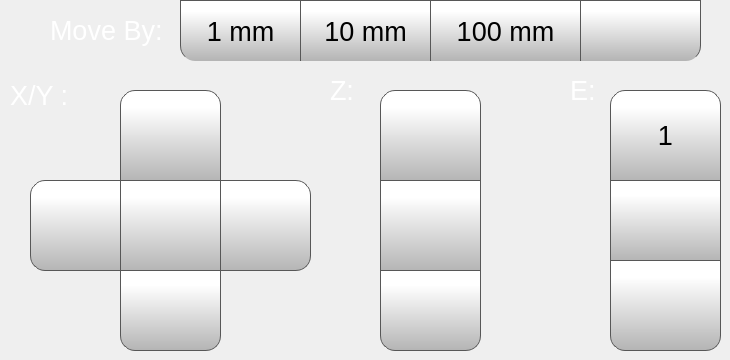
   <widget class="QWidget" name="motionTab">
    <attribute name="icon">
     <iconset resource="../resources/resource.qrc">
      <normaloff>:/Icons/img/icons/Motion.png</normaloff>:/Icons/img/icons/Motion.png</iconset>
    </attribute>
    <attribute name="title">
     <string/>
    </attribute>
    <widget class="QPushButton" name="step1mmButton">
     <property name="geometry">
      <rect>
       <x>180</x>
       <y>0</y>
       <width>121</width>
       <height>61</height>
      </rect>
     </property>
     <property name="minimumSize">
      <size>
       <width>0</width>
       <height>0</height>
      </size>
     </property>
     <property name="font">
      <font>
       <family>MS Shell Dlg 2</family>
       <pointsize>20</pointsize>
      </font>
     </property>
     <property name="styleSheet">
      <string notr="true">QPushButton {
     border: 1px solid rgb(87, 87, 87);
     border-bottom: none; /* no border for a flat push button */
border-bottom-left-radius: 15px;
	background-color: qlineargradient(spread:pad, x1:0, y1:1, x2:0, y2:0.188, stop:0 rgba(180, 180, 180, 255), stop:1 rgba(255, 255, 255, 255));
}

QPushButton:pressed {
    background-color: qlineargradient(x1: 0, y1: 0, x2: 0, y2: 1,
                                      stop: 0 #dadbde, stop: 1 #f6f7fa);
}

QPushButton:flat {
    border-bottom: none; /* no border for a flat push button */
    background-color: qlineargradient(x1: 0, y1: 0, x2: 0, y2: 1,
                                      stop: 0 #dadbde, stop: 1 #f6f7fa);
}

QPushButton:default {
    border-color: navy; /* make the default button prominent */
}

QPushButton:focus {
	outline: none;
}</string>
     </property>
     <property name="text">
      <string>1 mm</string>
     </property>
     <property name="iconSize">
      <size>
       <width>40</width>
       <height>40</height>
      </size>
     </property>
     <property name="checkable">
      <bool>false</bool>
     </property>
     <property name="autoDefault">
      <bool>false</bool>
     </property>
     <property name="default">
      <bool>false</bool>
     </property>
     <property name="flat">
      <bool>false</bool>
     </property>
    </widget>
    <widget class="QPushButton" name="step10mmButton">
     <property name="geometry">
      <rect>
       <x>300</x>
       <y>0</y>
       <width>131</width>
       <height>61</height>
      </rect>
     </property>
     <property name="minimumSize">
      <size>
       <width>0</width>
       <height>0</height>
      </size>
     </property>
     <property name="font">
      <font>
       <family>MS Shell Dlg 2</family>
       <pointsize>20</pointsize>
      </font>
     </property>
     <property name="styleSheet">
      <string notr="true">QPushButton {
     border: 1px solid rgb(87, 87, 87);
     border-bottom: none; /* no border for a flat push button */

	background-color: qlineargradient(spread:pad, x1:0, y1:1, x2:0, y2:0.188, stop:0 rgba(180, 180, 180, 255), stop:1 rgba(255, 255, 255, 255));
}

QPushButton:pressed {
    background-color: qlineargradient(x1: 0, y1: 0, x2: 0, y2: 1,
                                      stop: 0 #dadbde, stop: 1 #f6f7fa);
}

QPushButton:flat {
    border-bottom: none; /* no border for a flat push button */
    background-color: qlineargradient(x1: 0, y1: 0, x2: 0, y2: 1,
                                      stop: 0 #dadbde, stop: 1 #f6f7fa);
}

QPushButton:default {
    border-color: navy; /* make the default button prominent */
}

QPushButton:focus {
	outline: none;
}</string>
     </property>
     <property name="text">
      <string>10 mm</string>
     </property>
     <property name="iconSize">
      <size>
       <width>40</width>
       <height>40</height>
      </size>
     </property>
     <property name="checkable">
      <bool>false</bool>
     </property>
     <property name="autoDefault">
      <bool>false</bool>
     </property>
     <property name="default">
      <bool>false</bool>
     </property>
     <property name="flat">
      <bool>false</bool>
     </property>
    </widget>
    <widget class="QPushButton" name="step100mmButton">
     <property name="geometry">
      <rect>
       <x>430</x>
       <y>0</y>
       <width>151</width>
       <height>61</height>
      </rect>
     </property>
     <property name="minimumSize">
      <size>
       <width>0</width>
       <height>0</height>
      </size>
     </property>
     <property name="font">
      <font>
       <family>MS Shell Dlg 2</family>
       <pointsize>20</pointsize>
      </font>
     </property>
     <property name="styleSheet">
      <string notr="true">QPushButton {
     border: 1px solid rgb(87, 87, 87);
     border-bottom: none; /* no border for a flat push button */

	background-color: qlineargradient(spread:pad, x1:0, y1:1, x2:0, y2:0.188, stop:0 rgba(180, 180, 180, 255), stop:1 rgba(255, 255, 255, 255));
}

QPushButton:pressed {
    background-color: qlineargradient(x1: 0, y1: 0, x2: 0, y2: 1,
                                      stop: 0 #dadbde, stop: 1 #f6f7fa);
}

QPushButton:flat {
    border-bottom: none; /* no border for a flat push button */
    background-color: qlineargradient(x1: 0, y1: 0, x2: 0, y2: 1,
                                      stop: 0 #dadbde, stop: 1 #f6f7fa);
}

QPushButton:default {
    border-color: navy; /* make the default button prominent */
}

QPushButton:focus {
	outline: none;
}</string>
     </property>
     <property name="text">
      <string>100 mm</string>
     </property>
     <property name="iconSize">
      <size>
       <width>40</width>
       <height>40</height>
      </size>
     </property>
     <property name="checkable">
      <bool>true</bool>
     </property>
     <property name="checked">
      <bool>false</bool>
     </property>
     <property name="autoDefault">
      <bool>false</bool>
     </property>
     <property name="default">
      <bool>false</bool>
     </property>
     <property name="flat">
      <bool>false</bool>
     </property>
    </widget>
    <widget class="QPushButton" name="moveYPButton">
     <property name="geometry">
      <rect>
       <x>120</x>
       <y>90</y>
       <width>101</width>
       <height>91</height>
      </rect>
     </property>
     <property name="minimumSize">
      <size>
       <width>0</width>
       <height>0</height>
      </size>
     </property>
     <property name="font">
      <font>
       <family>MS Shell Dlg 2</family>
       <pointsize>20</pointsize>
      </font>
     </property>
     <property name="styleSheet">
      <string notr="true">QPushButton {
     border: 1px solid rgb(87, 87, 87);

	background-color: qlineargradient(spread:pad, x1:0, y1:1, x2:0, y2:0.188, stop:0 rgba(180, 180, 180, 255), stop:1 rgba(255, 255, 255, 255));
	border-top-left-radius: 15px;
	border-top-right-radius: 15px;
}

QPushButton:pressed {
    background-color: qlineargradient(x1: 0, y1: 0, x2: 0, y2: 1,
                                      stop: 0 #dadbde, stop: 1 #f6f7fa);
}

QPushButton:flat {
    border: none; /* no border for a flat push button */
}

QPushButton:default {
    border-color: navy; /* make the default button prominent */
}
QPushButton:focus {
	outline: none;
}</string>
     </property>
     <property name="text">
      <string/>
     </property>
     <property name="icon">
      <iconset resource="../resources/resource.qrc">
       <normaloff>:/Navigation/img/Navigation/arrows.png</normaloff>:/Navigation/img/Navigation/arrows.png</iconset>
     </property>
     <property name="iconSize">
      <size>
       <width>40</width>
       <height>40</height>
      </size>
     </property>
     <property name="checkable">
      <bool>false</bool>
     </property>
     <property name="autoDefault">
      <bool>false</bool>
     </property>
     <property name="default">
      <bool>false</bool>
     </property>
     <property name="flat">
      <bool>false</bool>
     </property>
    </widget>
    <widget class="QPushButton" name="moveYMButton">
     <property name="geometry">
      <rect>
       <x>120</x>
       <y>270</y>
       <width>101</width>
       <height>81</height>
      </rect>
     </property>
     <property name="minimumSize">
      <size>
       <width>0</width>
       <height>0</height>
      </size>
     </property>
     <property name="font">
      <font>
       <family>MS Shell Dlg 2</family>
       <pointsize>20</pointsize>
      </font>
     </property>
     <property name="styleSheet">
      <string notr="true">QPushButton {
     border: 1px solid rgb(87, 87, 87);

	background-color: qlineargradient(spread:pad, x1:0, y1:1, x2:0, y2:0.188, stop:0 rgba(180, 180, 180, 255), stop:1 rgba(255, 255, 255, 255));
	border-bottom-left-radius: 15px;
	border-bottom-right-radius: 15px;
}

QPushButton:pressed {
    background-color: qlineargradient(x1: 0, y1: 0, x2: 0, y2: 1,
                                      stop: 0 #dadbde, stop: 1 #f6f7fa);
}

QPushButton:flat {
    border: none; /* no border for a flat push button */
}

QPushButton:default {
    border-color: navy; /* make the default button prominent */
}

QPushButton:focus {
	outline: none;
}</string>
     </property>
     <property name="text">
      <string/>
     </property>
     <property name="icon">
      <iconset resource="../resources/resource.qrc">
       <normaloff>:/Navigation/img/Navigation/arrows-5.png</normaloff>:/Navigation/img/Navigation/arrows-5.png</iconset>
     </property>
     <property name="iconSize">
      <size>
       <width>40</width>
       <height>40</height>
      </size>
     </property>
     <property name="checkable">
      <bool>false</bool>
     </property>
     <property name="autoDefault">
      <bool>false</bool>
     </property>
     <property name="default">
      <bool>false</bool>
     </property>
     <property name="flat">
      <bool>false</bool>
     </property>
    </widget>
    <widget class="QPushButton" name="moveXPButton">
     <property name="geometry">
      <rect>
       <x>220</x>
       <y>180</y>
       <width>91</width>
       <height>91</height>
      </rect>
     </property>
     <property name="minimumSize">
      <size>
       <width>0</width>
       <height>0</height>
      </size>
     </property>
     <property name="font">
      <font>
       <family>MS Shell Dlg 2</family>
       <pointsize>20</pointsize>
      </font>
     </property>
     <property name="styleSheet">
      <string notr="true">QPushButton {
     border: 1px solid rgb(87, 87, 87);

	background-color: qlineargradient(spread:pad, x1:0, y1:1, x2:0, y2:0.188, stop:0 rgba(180, 180, 180, 255), stop:1 rgba(255, 255, 255, 255));
	border-top-right-radius: 15px;
	border-bottom-right-radius: 15px;
}

QPushButton:pressed {
    background-color: qlineargradient(x1: 0, y1: 0, x2: 0, y2: 1,
                                      stop: 0 #dadbde, stop: 1 #f6f7fa);
}

QPushButton:flat {
    border: none; /* no border for a flat push button */
}

QPushButton:default {
    border-color: navy; /* make the default button prominent */
}

QPushButton:focus {
	outline: none;
}</string>
     </property>
     <property name="text">
      <string/>
     </property>
     <property name="icon">
      <iconset resource="../resources/resource.qrc">
       <normaloff>:/Navigation/img/Navigation/arrows-2.png</normaloff>:/Navigation/img/Navigation/arrows-2.png</iconset>
     </property>
     <property name="iconSize">
      <size>
       <width>40</width>
       <height>40</height>
      </size>
     </property>
     <property name="checkable">
      <bool>false</bool>
     </property>
     <property name="autoDefault">
      <bool>false</bool>
     </property>
     <property name="default">
      <bool>false</bool>
     </property>
     <property name="flat">
      <bool>false</bool>
     </property>
    </widget>
    <widget class="QPushButton" name="moveXMButton">
     <property name="geometry">
      <rect>
       <x>30</x>
       <y>180</y>
       <width>91</width>
       <height>91</height>
      </rect>
     </property>
     <property name="minimumSize">
      <size>
       <width>0</width>
       <height>0</height>
      </size>
     </property>
     <property name="font">
      <font>
       <family>MS Shell Dlg 2</family>
       <pointsize>20</pointsize>
      </font>
     </property>
     <property name="styleSheet">
      <string notr="true">QPushButton {
     border: 1px solid rgb(87, 87, 87);

	background-color: qlineargradient(spread:pad, x1:0, y1:1, x2:0, y2:0.188, stop:0 rgba(180, 180, 180, 255), stop:1 rgba(255, 255, 255, 255));
	border-top-left-radius: 15px;
	border-bottom-left-radius: 15px;
}

QPushButton:pressed {
    background-color: qlineargradient(x1: 0, y1: 0, x2: 0, y2: 1,
                                      stop: 0 #dadbde, stop: 1 #f6f7fa);
}

QPushButton:flat {
    border: none; /* no border for a flat push button */
}

QPushButton:default {
    border-color: navy; /* make the default button prominent */
}

QPushButton:focus {
	outline: none;
}</string>
     </property>
     <property name="text">
      <string/>
     </property>
     <property name="icon">
      <iconset resource="../resources/resource.qrc">
       <normaloff>:/Navigation/img/Navigation/arrows-4.png</normaloff>:/Navigation/img/Navigation/arrows-4.png</iconset>
     </property>
     <property name="iconSize">
      <size>
       <width>40</width>
       <height>40</height>
      </size>
     </property>
     <property name="checkable">
      <bool>false</bool>
     </property>
     <property name="autoDefault">
      <bool>false</bool>
     </property>
     <property name="default">
      <bool>false</bool>
     </property>
     <property name="flat">
      <bool>false</bool>
     </property>
    </widget>
    <widget class="QPushButton" name="homeXYButton">
     <property name="geometry">
      <rect>
       <x>120</x>
       <y>180</y>
       <width>101</width>
       <height>91</height>
      </rect>
     </property>
     <property name="minimumSize">
      <size>
       <width>0</width>
       <height>0</height>
      </size>
     </property>
     <property name="font">
      <font>
       <family>MS Shell Dlg 2</family>
       <pointsize>20</pointsize>
      </font>
     </property>
     <property name="styleSheet">
      <string notr="true">QPushButton {
     border: 1px solid rgb(87, 87, 87);

	background-color: qlineargradient(spread:pad, x1:0, y1:1, x2:0, y2:0.188, stop:0 rgba(180, 180, 180, 255), stop:1 rgba(255, 255, 255, 255));
}

QPushButton:pressed {
    background-color: qlineargradient(x1: 0, y1: 0, x2: 0, y2: 1,
                                      stop: 0 #dadbde, stop: 1 #f6f7fa);
}

QPushButton:flat {
    border: none; /* no border for a flat push button */
}

QPushButton:default {
    border-color: navy; /* make the default button prominent */
}

QPushButton:focus {
	outline: none;
}</string>
     </property>
     <property name="text">
      <string/>
     </property>
     <property name="icon">
      <iconset resource="../resources/resource.qrc">
       <normaloff>:/Icons/img/icons/home-icon-silhouette.png</normaloff>:/Icons/img/icons/home-icon-silhouette.png</iconset>
     </property>
     <property name="iconSize">
      <size>
       <width>40</width>
       <height>40</height>
      </size>
     </property>
     <property name="checkable">
      <bool>false</bool>
     </property>
     <property name="autoDefault">
      <bool>false</bool>
     </property>
     <property name="default">
      <bool>false</bool>
     </property>
     <property name="flat">
      <bool>false</bool>
     </property>
    </widget>
    <widget class="QPushButton" name="homeZButton">
     <property name="geometry">
      <rect>
       <x>380</x>
       <y>180</y>
       <width>101</width>
       <height>91</height>
      </rect>
     </property>
     <property name="minimumSize">
      <size>
       <width>0</width>
       <height>0</height>
      </size>
     </property>
     <property name="font">
      <font>
       <family>MS Shell Dlg 2</family>
       <pointsize>20</pointsize>
      </font>
     </property>
     <property name="styleSheet">
      <string notr="true">QPushButton {
     border: 1px solid rgb(87, 87, 87);

	background-color: qlineargradient(spread:pad, x1:0, y1:1, x2:0, y2:0.188, stop:0 rgba(180, 180, 180, 255), stop:1 rgba(255, 255, 255, 255));
}

QPushButton:pressed {
    background-color: qlineargradient(x1: 0, y1: 0, x2: 0, y2: 1,
                                      stop: 0 #dadbde, stop: 1 #f6f7fa);
}

QPushButton:flat {
    border: none; /* no border for a flat push button */
}

QPushButton:default {
    border-color: navy; /* make the default button prominent */
}

QPushButton:focus {
	outline: none;
}</string>
     </property>
     <property name="text">
      <string/>
     </property>
     <property name="icon">
      <iconset resource="../resources/resource.qrc">
       <normaloff>:/Icons/img/icons/home-icon-silhouette.png</normaloff>:/Icons/img/icons/home-icon-silhouette.png</iconset>
     </property>
     <property name="iconSize">
      <size>
       <width>40</width>
       <height>40</height>
      </size>
     </property>
     <property name="checkable">
      <bool>false</bool>
     </property>
     <property name="autoDefault">
      <bool>false</bool>
     </property>
     <property name="default">
      <bool>false</bool>
     </property>
     <property name="flat">
      <bool>false</bool>
     </property>
    </widget>
    <widget class="QPushButton" name="motorOffButton">
     <property name="geometry">
      <rect>
       <x>580</x>
       <y>0</y>
       <width>121</width>
       <height>61</height>
      </rect>
     </property>
     <property name="minimumSize">
      <size>
       <width>0</width>
       <height>0</height>
      </size>
     </property>
     <property name="font">
      <font>
       <family>MS Shell Dlg 2</family>
       <pointsize>20</pointsize>
      </font>
     </property>
     <property name="styleSheet">
      <string notr="true">QPushButton {
     border: 1px solid rgb(87, 87, 87);
     border-bottom: none; /* no border for a flat push button */
 border-bottom-right-radius: 15px;
	background-color: qlineargradient(spread:pad, x1:0, y1:1, x2:0, y2:0.188, stop:0 rgba(180, 180, 180, 255), stop:1 rgba(255, 255, 255, 255));
}

QPushButton:pressed {
    background-color: qlineargradient(x1: 0, y1: 0, x2: 0, y2: 1,
                                      stop: 0 #dadbde, stop: 1 #f6f7fa);
}

QPushButton:flat {
}

QPushButton:default {
    border-color: navy; /* make the default button prominent */
}

QPushButton:focus {
	outline: none;
}</string>
     </property>
     <property name="text">
      <string/>
     </property>
     <property name="icon">
      <iconset resource="../resources/resource.qrc">
       <normaloff>:/Icons/img/icons/motor.png</normaloff>:/Icons/img/icons/motor.png</iconset>
     </property>
     <property name="iconSize">
      <size>
       <width>40</width>
       <height>40</height>
      </size>
     </property>
     <property name="checkable">
      <bool>false</bool>
     </property>
     <property name="autoDefault">
      <bool>false</bool>
     </property>
     <property name="default">
      <bool>false</bool>
     </property>
     <property name="flat">
      <bool>false</bool>
     </property>
    </widget>
    <widget class="QPushButton" name="moveZMButton">
     <property name="geometry">
      <rect>
       <x>380</x>
       <y>90</y>
       <width>101</width>
       <height>91</height>
      </rect>
     </property>
     <property name="minimumSize">
      <size>
       <width>0</width>
       <height>0</height>
      </size>
     </property>
     <property name="font">
      <font>
       <family>MS Shell Dlg 2</family>
       <pointsize>20</pointsize>
      </font>
     </property>
     <property name="styleSheet">
      <string notr="true">QPushButton {
     border: 1px solid rgb(87, 87, 87);

	background-color: qlineargradient(spread:pad, x1:0, y1:1, x2:0, y2:0.188, stop:0 rgba(180, 180, 180, 255), stop:1 rgba(255, 255, 255, 255));
	border-top-left-radius: 15px;
	border-top-right-radius: 15px;
}

QPushButton:pressed {
    background-color: qlineargradient(x1: 0, y1: 0, x2: 0, y2: 1,
                                      stop: 0 #dadbde, stop: 1 #f6f7fa);
}

QPushButton:flat {
    border: none; /* no border for a flat push button */
}

QPushButton:default {
    border-color: navy; /* make the default button prominent */
}

QPushButton:focus {
	outline: none;
}</string>
     </property>
     <property name="text">
      <string/>
     </property>
     <property name="icon">
      <iconset resource="../resources/resource.qrc">
       <normaloff>:/Navigation/img/Navigation/arrows.png</normaloff>:/Navigation/img/Navigation/arrows.png</iconset>
     </property>
     <property name="iconSize">
      <size>
       <width>40</width>
       <height>40</height>
      </size>
     </property>
     <property name="checkable">
      <bool>false</bool>
     </property>
     <property name="autoDefault">
      <bool>false</bool>
     </property>
     <property name="default">
      <bool>false</bool>
     </property>
     <property name="flat">
      <bool>false</bool>
     </property>
    </widget>
    <widget class="QPushButton" name="moveZPButton">
     <property name="geometry">
      <rect>
       <x>380</x>
       <y>270</y>
       <width>101</width>
       <height>81</height>
      </rect>
     </property>
     <property name="minimumSize">
      <size>
       <width>0</width>
       <height>0</height>
      </size>
     </property>
     <property name="font">
      <font>
       <family>MS Shell Dlg 2</family>
       <pointsize>20</pointsize>
      </font>
     </property>
     <property name="styleSheet">
      <string notr="true">QPushButton {
     border: 1px solid rgb(87, 87, 87);

	background-color: qlineargradient(spread:pad, x1:0, y1:1, x2:0, y2:0.188, stop:0 rgba(180, 180, 180, 255), stop:1 rgba(255, 255, 255, 255));
	border-bottom-left-radius: 15px;
	border-bottom-right-radius: 15px;
}

QPushButton:pressed {
    background-color: qlineargradient(x1: 0, y1: 0, x2: 0, y2: 1,
                                      stop: 0 #dadbde, stop: 1 #f6f7fa);
}

QPushButton:flat {
    border: none; /* no border for a flat push button */
}

QPushButton:default {
    border-color: navy; /* make the default button prominent */
}

QPushButton:focus {
	outline: none;
}</string>
     </property>
     <property name="text">
      <string/>
     </property>
     <property name="icon">
      <iconset resource="../resources/resource.qrc">
       <normaloff>:/Navigation/img/Navigation/arrows-5.png</normaloff>:/Navigation/img/Navigation/arrows-5.png</iconset>
     </property>
     <property name="iconSize">
      <size>
       <width>40</width>
       <height>40</height>
      </size>
     </property>
     <property name="checkable">
      <bool>false</bool>
     </property>
     <property name="autoDefault">
      <bool>false</bool>
     </property>
     <property name="default">
      <bool>false</bool>
     </property>
     <property name="flat">
      <bool>false</bool>
     </property>
    </widget>
    <widget class="QLabel" name="XYLabel">
     <property name="geometry">
      <rect>
       <x>10</x>
       <y>80</y>
       <width>81</width>
       <height>31</height>
      </rect>
     </property>
     <property name="font">
      <font>
       <family>MS Shell Dlg 2</family>
       <pointsize>20</pointsize>
       <weight>50</weight>
       <bold>false</bold>
      </font>
     </property>
     <property name="styleSheet">
      <string notr="true">color: rgb(255, 255, 255);</string>
     </property>
     <property name="text">
      <string>X/Y :</string>
     </property>
    </widget>
    <widget class="QLabel" name="ZLabel">
     <property name="geometry">
      <rect>
       <x>330</x>
       <y>70</y>
       <width>31</width>
       <height>41</height>
      </rect>
     </property>
     <property name="font">
      <font>
       <family>MS Shell Dlg 2</family>
       <pointsize>20</pointsize>
       <weight>50</weight>
       <bold>false</bold>
      </font>
     </property>
     <property name="styleSheet">
      <string notr="true">color: rgb(255, 255, 255);</string>
     </property>
     <property name="text">
      <string>Z:</string>
     </property>
    </widget>
    <widget class="QPushButton" name="retractButton">
     <property name="geometry">
      <rect>
       <x>610</x>
       <y>260</y>
       <width>111</width>
       <height>91</height>
      </rect>
     </property>
     <property name="minimumSize">
      <size>
       <width>0</width>
       <height>0</height>
      </size>
     </property>
     <property name="font">
      <font>
       <family>MS Shell Dlg 2</family>
       <pointsize>20</pointsize>
      </font>
     </property>
     <property name="styleSheet">
      <string notr="true">QPushButton {
     border: 1px solid rgb(87, 87, 87);

	background-color: qlineargradient(spread:pad, x1:0, y1:1, x2:0, y2:0.188, stop:0 rgba(180, 180, 180, 255), stop:1 rgba(255, 255, 255, 255));
	border-bottom-left-radius: 15px;
	border-bottom-right-radius: 15px;
}

QPushButton:pressed {
    background-color: qlineargradient(x1: 0, y1: 0, x2: 0, y2: 1,
                                      stop: 0 #dadbde, stop: 1 #f6f7fa);
}

QPushButton:flat {
    border: none; /* no border for a flat push button */
}

QPushButton:default {
    border-color: navy; /* make the default button prominent */
}

QPushButton:focus {
	outline: none;
}</string>
     </property>
     <property name="text">
      <string/>
     </property>
     <property name="icon">
      <iconset resource="../resources/resource.qrc">
       <normaloff>:/Navigation/img/Navigation/remove.png</normaloff>:/Navigation/img/Navigation/remove.png</iconset>
     </property>
     <property name="iconSize">
      <size>
       <width>40</width>
       <height>40</height>
      </size>
     </property>
     <property name="checkable">
      <bool>false</bool>
     </property>
     <property name="autoDefault">
      <bool>false</bool>
     </property>
     <property name="default">
      <bool>false</bool>
     </property>
     <property name="flat">
      <bool>false</bool>
     </property>
    </widget>
    <widget class="QPushButton" name="extruderButton">
     <property name="geometry">
      <rect>
       <x>610</x>
       <y>180</y>
       <width>111</width>
       <height>81</height>
      </rect>
     </property>
     <property name="minimumSize">
      <size>
       <width>0</width>
       <height>0</height>
      </size>
     </property>
     <property name="font">
      <font>
       <family>MS Shell Dlg 2</family>
       <pointsize>20</pointsize>
      </font>
     </property>
     <property name="styleSheet">
      <string notr="true">QPushButton {
     border: 1px solid rgb(87, 87, 87);

	background-color: qlineargradient(spread:pad, x1:0, y1:1, x2:0, y2:0.188, stop:0 rgba(180, 180, 180, 255), stop:1 rgba(255, 255, 255, 255));

}

QPushButton:pressed {
    background-color: qlineargradient(x1: 0, y1: 0, x2: 0, y2: 1,
                                      stop: 0 #dadbde, stop: 1 #f6f7fa);
}

QPushButton:flat {
    border: none; /* no border for a flat push button */
}

QPushButton:default {
    border-color: navy; /* make the default button prominent */
}

QPushButton:focus {
	outline: none;
}</string>
     </property>
     <property name="text">
      <string/>
     </property>
     <property name="icon">
      <iconset resource="../resources/resource.qrc">
       <normaloff>:/Navigation/img/Navigation/add.png</normaloff>:/Navigation/img/Navigation/add.png</iconset>
     </property>
     <property name="iconSize">
      <size>
       <width>40</width>
       <height>40</height>
      </size>
     </property>
     <property name="checkable">
      <bool>false</bool>
     </property>
     <property name="autoDefault">
      <bool>false</bool>
     </property>
     <property name="default">
      <bool>false</bool>
     </property>
     <property name="flat">
      <bool>false</bool>
     </property>
    </widget>
    <widget class="QLabel" name="ELabel">
     <property name="geometry">
      <rect>
       <x>570</x>
       <y>70</y>
       <width>31</width>
       <height>41</height>
      </rect>
     </property>
     <property name="font">
      <font>
       <family>MS Shell Dlg 2</family>
       <pointsize>20</pointsize>
       <weight>50</weight>
       <bold>false</bold>
      </font>
     </property>
     <property name="styleSheet">
      <string notr="true">color: rgb(255, 255, 255);</string>
     </property>
     <property name="text">
      <string>E:</string>
     </property>
    </widget>
    <widget class="QLabel" name="moveByLabel">
     <property name="geometry">
      <rect>
       <x>50</x>
       <y>10</y>
       <width>121</width>
       <height>41</height>
      </rect>
     </property>
     <property name="font">
      <font>
       <family>MS Shell Dlg 2</family>
       <pointsize>20</pointsize>
       <weight>50</weight>
       <bold>false</bold>
      </font>
     </property>
     <property name="styleSheet">
      <string notr="true">color: rgb(255, 255, 255);</string>
     </property>
     <property name="text">
      <string>Move By:</string>
     </property>
    </widget>
    <widget class="QPushButton" name="toolToggleMotionButton">
     <property name="geometry">
      <rect>
       <x>610</x>
       <y>90</y>
       <width>111</width>
       <height>91</height>
      </rect>
     </property>
     <property name="minimumSize">
      <size>
       <width>0</width>
       <height>0</height>
      </size>
     </property>
     <property name="font">
      <font>
       <family>MS Shell Dlg 2</family>
       <pointsize>20</pointsize>
      </font>
     </property>
     <property name="styleSheet">
      <string notr="true">QPushButton {
     border: 1px solid rgb(87, 87, 87);
 border-top-right-radius:15px;
 border-top-left-radius:15px;
	background-color: qlineargradient(spread:pad, x1:0, y1:1, x2:0, y2:0.188, stop:0 rgba(180, 180, 180, 255), stop:1 rgba(255, 255, 255, 255));
}

QPushButton:pressed {
    background-color: qlineargradient(x1: 0, y1: 0, x2: 0, y2: 1,
                                      stop: 0 #dadbde, stop: 1 #f6f7fa);
}

QPushButton:flat {
    border: none; /* no border for a flat push button */
}

QPushButton:default {
    border-color: navy; /* make the default button prominent */
}

QPushButton:focus {
	outline: none;
}</string>
     </property>
     <property name="text">
      <string>1</string>
     </property>
     <property name="icon">
      <iconset resource="../resources/resource.qrc">
       <normaloff>:/Icons/img/icons/NozzleSelect.png</normaloff>:/Icons/img/icons/NozzleSelect.png</iconset>
     </property>
     <property name="iconSize">
      <size>
       <width>40</width>
       <height>40</height>
      </size>
     </property>
     <property name="checkable">
      <bool>true</bool>
     </property>
     <property name="checked">
      <bool>false</bool>
     </property>
     <property name="autoDefault">
      <bool>false</bool>
     </property>
     <property name="default">
      <bool>false</bool>
     </property>
     <property name="flat">
      <bool>false</bool>
     </property>
    </widget>
    <zorder>moveByLabel</zorder>
    <zorder>step1mmButton</zorder>
    <zorder>step10mmButton</zorder>
    <zorder>step100mmButton</zorder>
    <zorder>moveYPButton</zorder>
    <zorder>moveYMButton</zorder>
    <zorder>moveXPButton</zorder>
    <zorder>moveXMButton</zorder>
    <zorder>homeXYButton</zorder>
    <zorder>homeZButton</zorder>
    <zorder>motorOffButton</zorder>
    <zorder>moveZMButton</zorder>
    <zorder>moveZPButton</zorder>
    <zorder>XYLabel</zorder>
    <zorder>ZLabel</zorder>
    <zorder>retractButton</zorder>
    <zorder>extruderButton</zorder>
    <zorder>ELabel</zorder>
    <zorder>toolToggleMotionButton</zorder>
   </widget>
